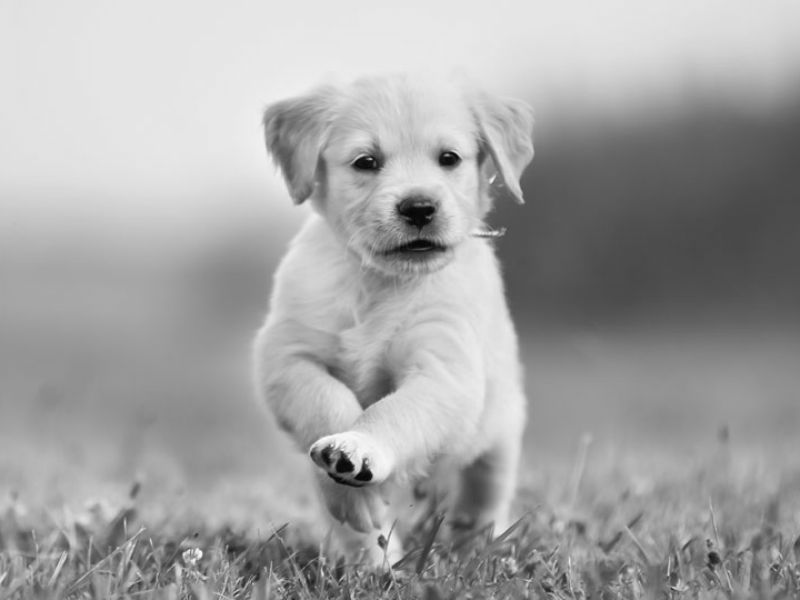
#> input picture puppyCutieGray.png, 800 x 600 px
$ python simplethresholdPractise.py
#> lines starting #> are read from the running program, lines starting #| are printed output that depends on the picture; after the words box and inside, x2 and y2 are one past the last pixel; in counts of white or black regions, pixels touching at a corner belong together
import cv2
import numpy as np
from matplotlib import pyplot as plt

img = cv2.imread('puppyCutieGray.png', 0)
#> img is the input picture: shape (600, 800); min 3, max 254, mean 163.9
ret, thresh1 = cv2.threshold(img, 127, 255, cv2.THRESH_BINARY)
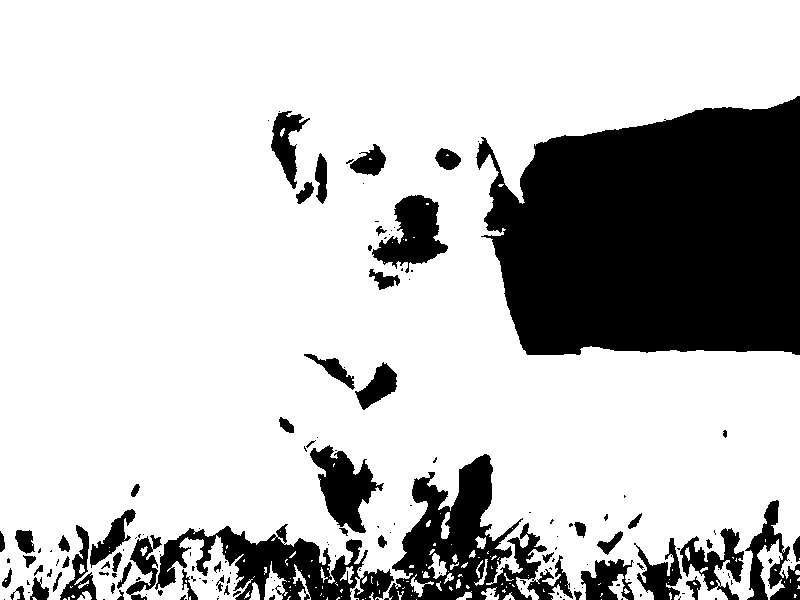
#> thresh1: shape (600, 800); 76.8% white; 167 black regions (108 under 20 px), largest, box (x1, y1, x2, y2) and area: (476, 96, 800, 355) 67456, (384, 454, 573, 600) 11440, (155, 524, 394, 600) 8051
ret, thresh2 = cv2.threshold(img, 127, 255, cv2.THRESH_BINARY_INV)
ret,thresh3 = cv2.threshold(img,127,255,cv2.THRESH_TRUNC)
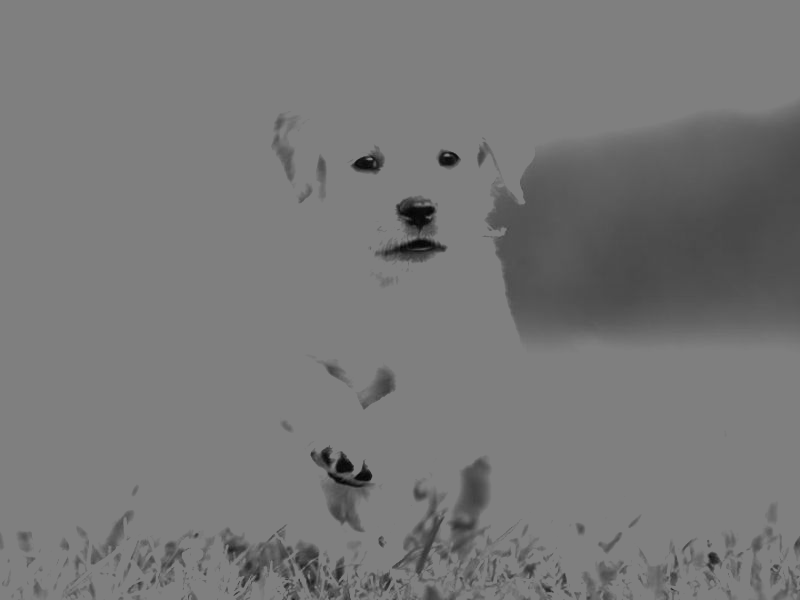
#> thresh3: shape (600, 800); min 3, max 127, mean 119.3
ret,thresh4 = cv2.threshold(img,127,255,cv2.THRESH_TOZERO)
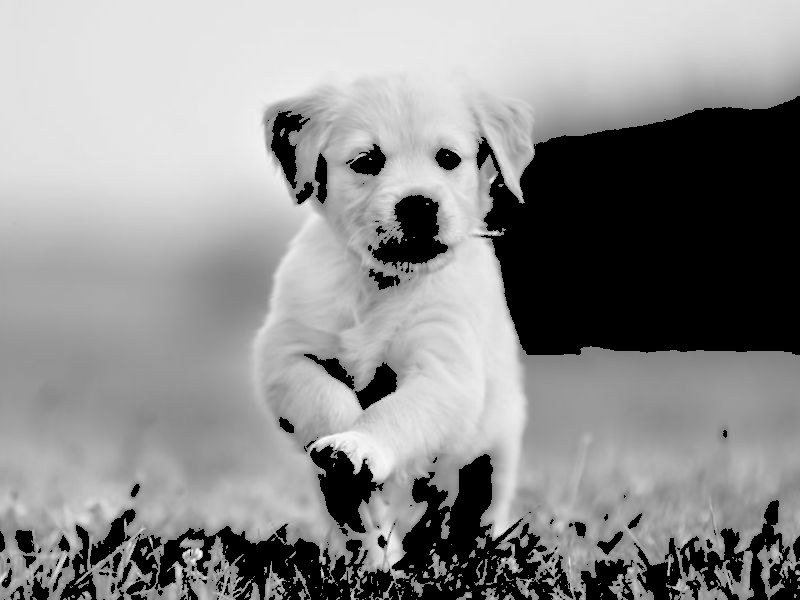
#> thresh4: shape (600, 800); min 0, max 254, mean 142.2
ret,thresh5 = cv2.threshold(img,127,255,cv2.THRESH_TOZERO_INV)
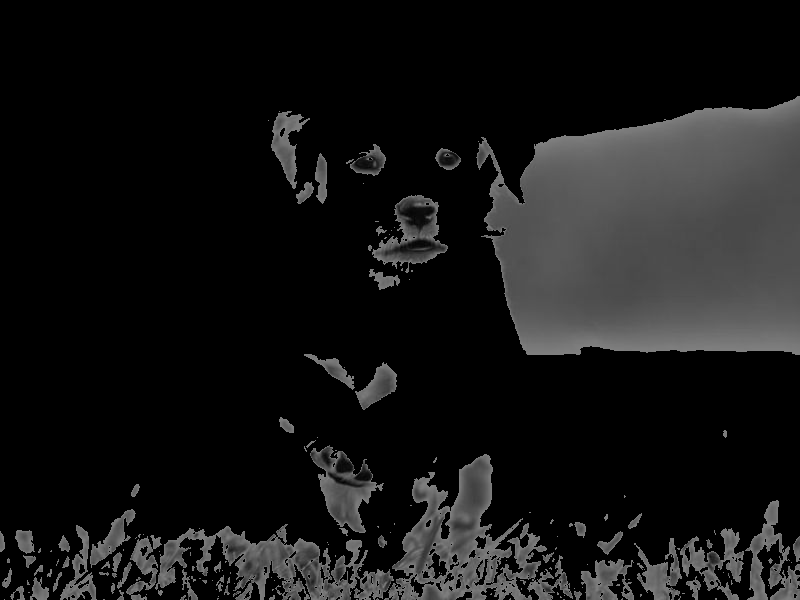
#> thresh5: shape (600, 800); min 0, max 127, mean 21.7

titles = ['Original Image','BINARY','BINARY_INV','TRUNC','TOZERO','TOZERO_INV']
images = [img, thresh1, thresh2, thresh3, thresh4, thresh5]

for i in xrange(6):
    plt.subplot(2,3,i+1),plt.imshow(images[i],'gray')
    plt.title(titles[i])
    plt.xticks([]),plt.yticks([])

plt.show()
